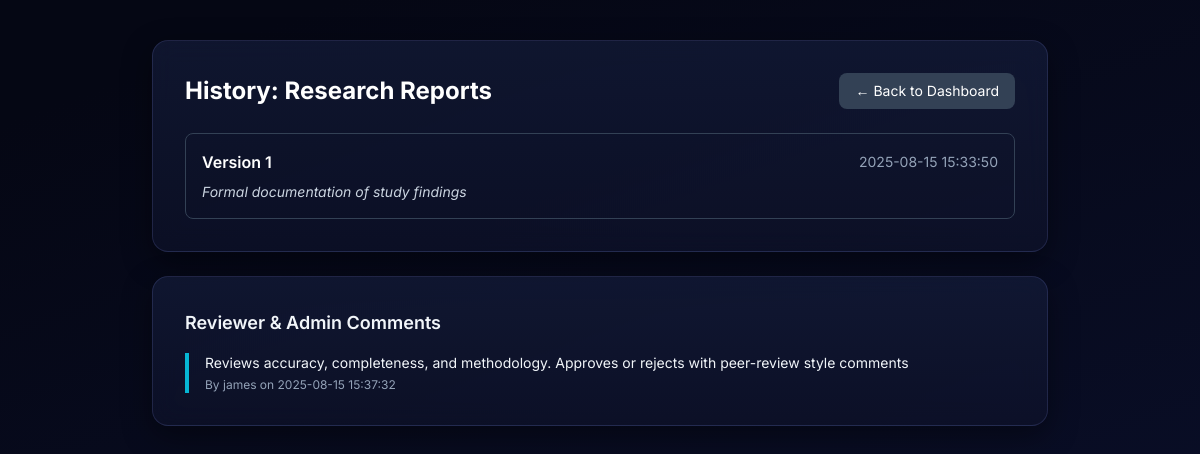
/document/21/history (signed in), run on the app's committed database.
### tables this page shows
CREATE TABLE documents (
            id INTEGER PRIMARY KEY AUTOINCREMENT,
            title TEXT NOT NULL,
            content TEXT NOT NULL,
            author_id INTEGER,
            status TEXT CHECK(status IN ('draft', 'review', 'approved', 'rejected')) NOT NULL DEFAULT 'draft',
            created_at TEXT,
            updated_at TEXT,
            FOREIGN KEY (author_id) REFERENCES users(id)
        );

CREATE TABLE document_versions (
            id INTEGER PRIMARY KEY AUTOINCREMENT,
            document_id INTEGER,
            version_number INTEGER,
            content TEXT,
            updated_at TEXT,
            FOREIGN KEY (document_id) REFERENCES documents(id)
        );

CREATE TABLE comments (
            id INTEGER PRIMARY KEY AUTOINCREMENT,
            document_id INTEGER,
            author TEXT,
            comment TEXT,
            created_at TEXT,
            FOREIGN KEY (document_id) REFERENCES documents(id)
        );

### app.py (the view)
@app.route('/document/<int:doc_id>/history')
def document_history(doc_id):
    if session.get('role') != 'creator' and not session.get('admin'):
        return redirect(url_for('login'))
    conn = connect_db()
    doc = conn.execute(
        'SELECT title FROM documents WHERE id = ?',
        (doc_id,)
    ).fetchone()
    if not doc:
        conn.close()
        flash('Document not found.')
        return redirect(url_for('creator_dashboard'))
    versions = conn.execute('''
        SELECT version_number, content, updated_at
        FROM document_versions
        WHERE document_id = ?
        ORDER BY version_number DESC
    ''', (doc_id,)).fetchall()
    comments = conn.execute('''
        SELECT
            c.comment,
            COALESCE(u.name, c.author) AS reviewer_name,
            c.created_at
        FROM comments c
        LEFT JOIN users u ON c.author = u.name
        WHERE c.document_id = ?
        ORDER BY c.created_at DESC
    ''', (doc_id,)).fetchall()
    conn.close()
    return render_template(
        'document_history.html',
        doc=doc,
        versions=versions,
        comments=comments
    )

### models.py (called while the page is built)
def connect_db():
    conn = sqlite3.connect(DB_NAME)
    conn.row_factory = sqlite3.Row
    return conn

### templates/document_history.html (shortened to what this page needs)
{% extends "base.html" %}
{% block content %}
<div class="max-w-4xl mx-auto mt-10 mb-16 space-y-6 text-slate-100">
    <div class="glass">
        <div class="flex justify-between items-center mb-6">
            <h2 class="text-2xl font-bold text-white">History: {{ doc.title }}</h2>
            <a href="{{ url_for('creator_dashboard') }}"
                class="text-sm px-4 py-2 rounded-lg bg-slate-700 hover:bg-slate-800 transition text-white">
                ← Back to Dashboard
            </a>
        </div>
        {% if versions %}
        <ul class="space-y-4">
            {% for version in versions %}
            <li class="border border-slate-700 rounded-lg p-4 hover:border-cyan-500 transition">
                <div class="flex justify-between items-center">
                    <p class="font-semibold text-white">Version {{ version.version_number }}</p>
                    <span class="text-slate-400 text-sm">{{ version.updated_at }}</span>
                </div>
                <div class="mt-2 text-slate-300 text-sm italic">
                    {{ version.content | striptags | truncate(100, True, '...') }}
                </div>
            </li>
            {% endfor %}
        </ul>
        {% else %}
        <p class="text-slate-400">No version history available for this document.</p>
        {% endif %}
    </div>
    <div class="glass">
        <h3 class="text-lg font-semibold mb-4">Reviewer & Admin Comments</h3>
        {% if comments %}
            <ul class="space-y-3">
                {% for c in comments %}
                <li class="border-l-4 border-cyan-500 pl-4">
                    <p class="text-sm">{{ c.comment }}</p>
                    <p class="text-xs text-slate-400 mt-1">
                        By {{ c.reviewer_name if c.reviewer_name else 'Admin' }}
                        on {{ c.created_at }}
                    </p>
                </li>
                {% endfor %}
            </ul>
        {% else %}
            <p class="text-slate-400">No comments yet for this document.</p>
        {% endif %}
    </div>
</div>
{% endblock %}

### templates/document_history.html (style rules this page uses)
body { background: linear-gradient(160deg, #050714 10%, #0a0f2a 90%); }
.glass { background: linear-gradient(180deg, rgba(20, 28, 58, 0.7), rgba(14, 18, 42, 0.7)); border: 1px solid rgba(150, 163, 255, 0.15); box-shadow: 0 10px 30px rgba(0, 0, 0, 0.4); backdrop-filter: blur(12px); border-radius: 1rem; padding: 2rem; }

### data on the page
documents: title "Research Reports"
document_versions: version_number "1", updated_at "2025-08-15 15:33:50", content "Formal documentation of study findings"
comments: comment "Reviews accuracy, completeness, and methodology. Approves or rejects with peer-review style comments", author "james", created_at "2025-08-15 15:37:32"
